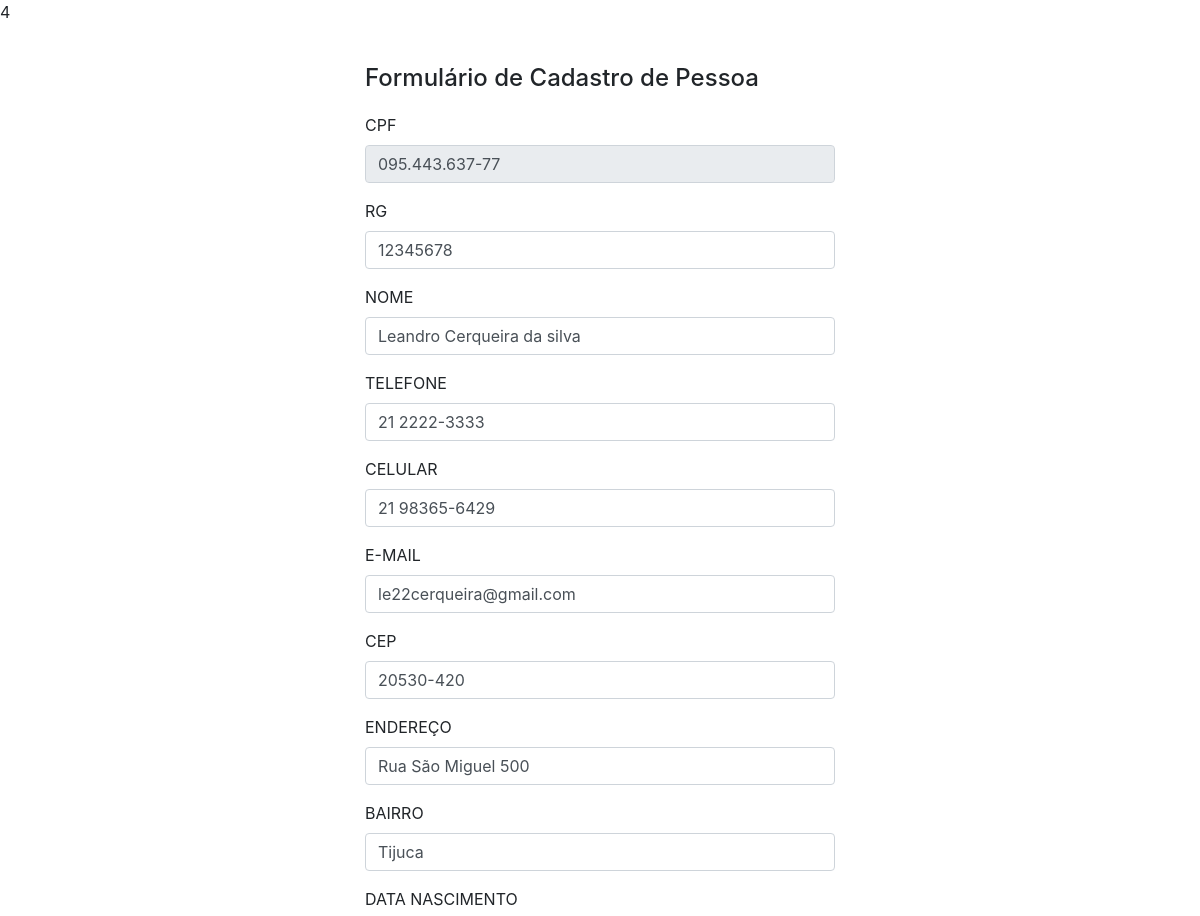
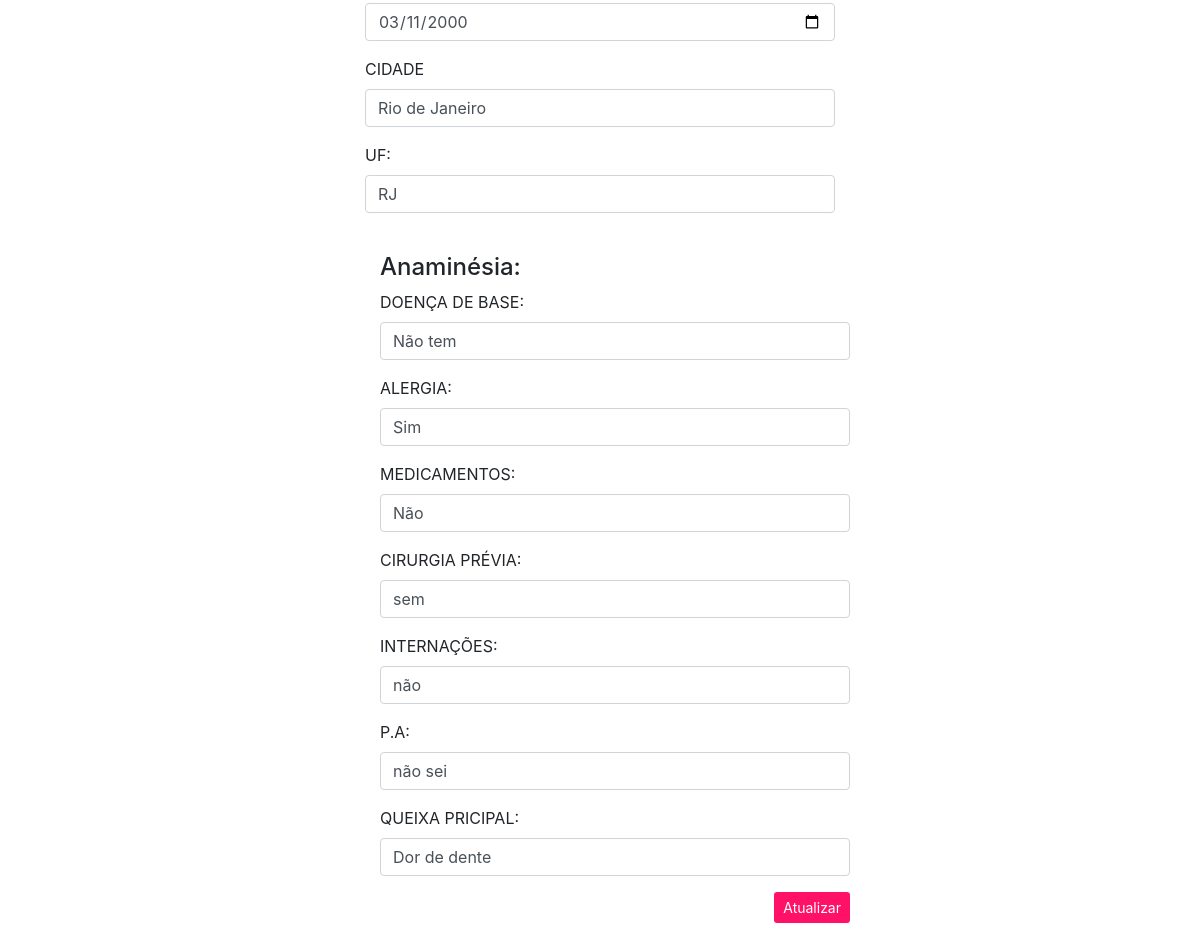
Page /editar_pessoa.php?id=4 on the committed database (2 pictures, top to bottom).
### tables this page shows
CREATE TABLE `cadpessoa` (
  `id_pessoa` int(11) NOT NULL,
  `cpf` varchar(15) NOT NULL,
  `rg` varchar(15) NOT NULL,
  `nome` varchar(100) NOT NULL,
  `telefone` varchar(15) NOT NULL,
  `celular` varchar(15) NOT NULL,
  `email` varchar(50) NOT NULL,
  `cep` varchar(15) NOT NULL,
  `endereco` varchar(100) NOT NULL,
  `bairro` varchar(50) NOT NULL,
  `nascimento` date NOT NULL,
  `cidade` varchar(30) NOT NULL,
  `uf` varchar(5) DEFAULT NULL,
  `doencabase` varchar(255) DEFAULT NULL,
  `alergia` varchar(255) DEFAULT NULL,
  `medicamentos` varchar(255) DEFAULT NULL,
  `cirurgia` varchar(255) DEFAULT NULL,
  `internacoes` varchar(255) DEFAULT NULL,
  `pa` varchar(255) DEFAULT NULL,
  `queixaprinc` varchar(255) DEFAULT NULL
);

### editar_pessoa.php (the view, shortened to what this page needs)
<?php
include 'conexao.php';
echo $id = $_GET['id'];
?>
<!DOCTYPE html>
<html>
<head>
	<link rel="stylesheet" href="https://stackpath.bootstrapcdn.com/bootstrap/4.3.1/css/bootstrap.min.css">
</head>
<body>
	<div class="container" id="tamanhoContainer" style="margin-top: 40px">
		<h4>Formulário de Cadastro de Pessoa</h4>
		<form action="_cadastra_pessoa.php" method="post" style="margin-top: 20px" >
            <?php
            $sql = "SELECT * FROM `cadpessoa` WHERE id_pessoa = $id";
            $buscar = mysqli_query($conexao,$sql);
            while ($array = mysqli_fetch_array($buscar)) {
    			$cpf = $array['cpf'];
    			$rg = $array['rg'];
    			$nome = $array['nome'];
    			$telefone = $array['telefone'];
    			$celular = $array['celular'];
                $email = $array['email'];
                $cep = $array['cep'];
                $endereco = $array['endereco'];
                $bairro = $array['bairro'];
                $nascimento = $array['nascimento'];
                $cidade = $array['cidade'];
                $uf = $array['uf'];
                $doencabase = $array['doencabase'];
                $alergia = $array['alergia'];
                $medicamentos = $array['medicamentos'];
                $cirurgia = $array['cirurgia'];
                $internacoes = $array['internacoes'];
                $pa = $array['pa'];
                $queixaprinc = $array['queixaprinc'];
            ?>
  			<div class="form-group">
    			<label>CPF</label>
    			<input type="text" class="form-control" name="cpf" value="<?php echo $cpf ?>" disabled>
    		</div>
			<div class="form-group">
    			<label>RG</label>
    			<input type="text" class="form-control" name="rg" value="<?php echo $rg ?>">
    		</div>
    		<div class="form-group">
    			<label>NOME</label>
    			<input type="text" class="form-control" name="nome" value="<?php echo $nome ?>">
    		</div>
            <div class="form-group">
    			<label>TELEFONE</label>
    			<input type="text" class="form-control" name="telefone" value="<?php echo $telefone ?>">
    		</div>
            <div class="form-group">
    			<label>CELULAR</label>
    			<input type="text" class="form-control" name="celular" value="<?php echo $celular ?>">
    		</div>
            <div class="form-group">
    			<label>E-MAIL</label>
    			<input type="text" class="form-control" name="email" value="<?php echo $email ?>">
    		</div>
            <div class="form-group">
    			<label>CEP</label>
    			<input type="text" class="form-control" name="cep" value="<?php echo $cep ?>">
    		</div>
            <div class="form-group">
    			<label>ENDEREÇO</label>
    			<input type="text" class="form-control" name="endereco" value="<?php echo $endereco ?>">
    		</div>
            <div class="form-group">
    			<label>BAIRRO</label>
    			<input type="text" class="form-control" name="bairro" value="<?php echo $bairro ?>">
    		</div>
            <div class="form-group">
    			<label>DATA NASCIMENTO</label>
    			<input type="date" class="form-control" name="nascimento" value="<?php echo $nascimento ?>">
    		</div>
            <div class="form-group">
    			<label>CIDADE</label>
    			<input type="text" class="form-control" name="cidade" value="<?php echo $cidade ?>">
    		</div>
            <div class="form-group">
    			<label>UF:</label>
    			<input type="text" class="form-control" name="uf" value="<?php echo $uf ?>">
    		</div>
            <div class="container" id="tamanhoContainer" style="margin-top: 40px">
            <h4>Anaminésia: </h4>
            <div class="form-group">
    			<label>DOENÇA DE BASE:</label>
    			<input type="text" class="form-control" name="doencabase" value="<?php echo $doencabase ?>">
    		</div>
             <div class="form-group">
    			<label>ALERGIA:</label>
    			<input type="text" class="form-control" name="alergia" value="<?php echo $alergia ?>">
    		</div>
                <div class="form-group">
    			<label>MEDICAMENTOS:</label>
    			<input type="text" class="form-control" name="medicamentos" value="<?php echo $medicamentos ?>">
    		</div>
                <div class="form-group">
    			<label>CIRURGIA PRÉVIA:</label>
    			<input type="text" class="form-control" name="cirurgia" value="<?php echo $cirurgia ?>">
    		</div>
                <div class="form-group">
    			<label>INTERNAÇÕES:</label>
    			<input type="text" class="form-control" name="internacoes" value="<?php echo $internacoes ?>">
    		</div>
                <div class="form-group">
    			<label>P.A:</label>
    			<input type="text" class="form-control" name="pa" value="<?php echo $pa ?>">
    		</div>
                <div class="form-group">
    			<label>QUEIXA PRICIPAL:</label>
    			<input type="text" class="form-control" name="queixaprinc" value="<?php echo $queixaprinc ?>">
    		</div>
  			<div style="text-align: right;">
  				<button type="submit" id="botao" class="btn btn-sm">Atualizar</button>
  			</div>
            </div>
        <?php }  ?>
    	</form>
	</div>
</body>
</html>

### editar_pessoa.php (style rules this page uses)
#tamanhoContainer { width: 500px; }
#botao { background-color: #FF1168; color: #ffffff; }

### rows in the picture
cadpessoa: cpf "095.443.637-77", rg "12345678", nome "Leandro Cerqueira da silva", telefone "21 2222-3333", celular "21 98365-6429", email "le22cerqueira@gmail.com", cep "20530-420", endereco "Rua São Miguel 500", bairro "Tijuca", nascimento "03/11/2000", cidade "Rio de Janeiro", uf "RJ", doencabase "Não tem", alergia "Sim", medicamentos "Não", cirurgia "sem", internacoes "não", pa "não sei", queixaprinc "Dor de dente"
